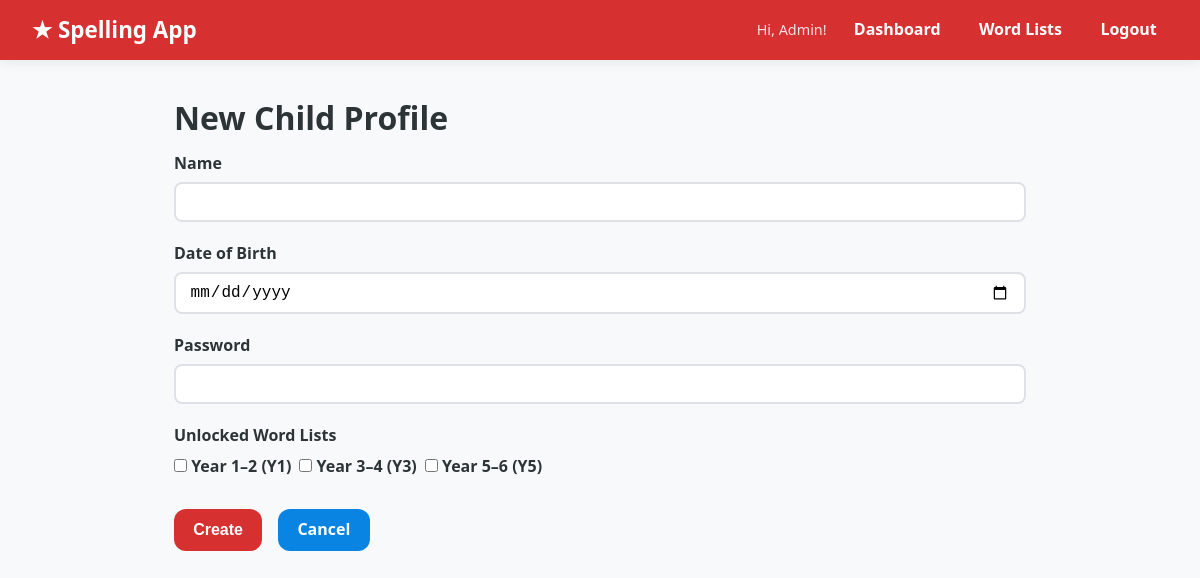
The page /admin/children/new (signed in) on the database its author committed.
### tables this page shows
CREATE TABLE word_lists (
    id         INTEGER PRIMARY KEY AUTOINCREMENT,
    name       TEXT NOT NULL,
    year_group INTEGER
);

### routers/admin.py (the view)
@router.get("/children/new")
def new_child_form(request: Request, admin=Depends(require_admin)):
    with get_db() as db:
        lists = db.execute("SELECT * FROM word_lists ORDER BY year_group, name").fetchall()
    csrf = generate_csrf_token(request)
    return templates.TemplateResponse(request, "admin/edit_child.html", {
        "child": None, "lists": lists, "unlocked_ids": [], "csrf_token": csrf
    })

### templates/admin/edit_child.html (shortened to what this page needs)
{% extends "base.html" %}
{% block content %}
<h1>{{ 'Edit' if child else 'New Child Profile' }}</h1>
<form method="post" action="{{ '/admin/children/' + child.id|string + '/edit' if child else '/admin/children/new' }}">
  <div class="field">
    <label for="name">Name</label>
    <input type="text" id="name" name="name" value="{{ child.name if child else '' }}" required>
  </div>
  <div class="field">
    <label for="dob">Date of Birth</label>
    <input type="date" id="dob" name="dob" value="{{ child.dob if child else '' }}" required>
  </div>
  <div class="field">
    <label for="password">{{ 'New Password (leave blank to keep current)' if child else 'Password' }}</label>
    <input type="password" id="password" name="{{ 'new_password' if child else 'password' }}"
           {{ '' if child else 'required' }}>
  </div>
  <div class="field">
    <label>Unlocked Word Lists</label>
    <div class="checkbox-list">
      {% for lst in lists %}
      <label class="checkbox-item">
        <input type="checkbox" name="unlock_lists" value="{{ lst.id }}"
               {{ 'checked' if lst.id in unlocked_ids else '' }}>
        {{ lst.name }}{% if lst.year_group %} (Y{{ lst.year_group }}){% endif %}
      </label>
      {% endfor %}
    </div>
  </div>
  <div class="form-actions">
    <button type="submit" class="btn btn-primary">{{ 'Save' if child else 'Create' }}</button>
    <a href="{{ '/admin/children/' + child.id|string if child else '/admin/' }}" class="btn btn-secondary">Cancel</a>
  </div>
</form>
{% endblock %}

### static/css/style.css (style rules this page uses)
:root { --color-1: #FF6B6B; --color-2: #FFE66D; --color-3: #4ECDC4; --color-4: #45B7D1; --color-5: #96CEB4; --bg: #f8f9fa; --text: #2d3436; --surface: #ffffff; --border: #dee2e6; --radius: 12px; --shadow: 0 2px 12px rgba(0,0,0,0.08); }
*, *::before, *::after { box-sizing: border-box; margin: 0; padding: 0; }
body { font-family: 'Segoe UI', system-ui, sans-serif; background: var(--bg); color: var(--text); line-height: 1.6; }
.btn { display: inline-block; padding: 0.5rem 1.2rem; border-radius: var(--radius); border: none; font-size: 1rem; font-weight: 600; cursor: pointer; text-decoration: none; transition: opacity 0.15s, transform 0.1s; }
.btn-primary { background: var(--color-1); color: white; }
.btn-secondary { background: var(--color-3); color: white; }
.field { margin-bottom: 1.2rem; }
.field label { display: block; font-weight: 600; margin-bottom: 0.35rem; }
input[type=text], input[type=password], input[type=date], input[type=number], select { width: 100%; padding: 0.55rem 0.85rem; border: 2px solid var(--border); border-radius: 8px; font-size: 1rem; transition: border-color 0.2s; }
.form-actions { display: flex; gap: 1rem; margin-top: 1.5rem; }
.checkbox-list { display: flex; flex-wrap: wrap; gap: 0.5rem; }
.checkbox-item { display: flex; align-items: center; gap: 0.4rem; font-weight: normal; }
h1 { font-size: 2rem; margin-bottom: 0.5rem; }

### rows shown on the page
word_lists: name "Year 1–2", year_group "1"
word_lists: name "Year 3–4", year_group "3"
word_lists: name "Year 5–6", year_group "5"

### other values the page prints
{{ request.session['user']['name'] }} "Admin"
{{ 'Edit' if child else 'New Child Profile' }} "New Child Profile"
{{ 'New Password (leave blank to keep current)' if child else 'Password' }} "Password"
{{ 'Save' if child else 'Create' }} "Create"
